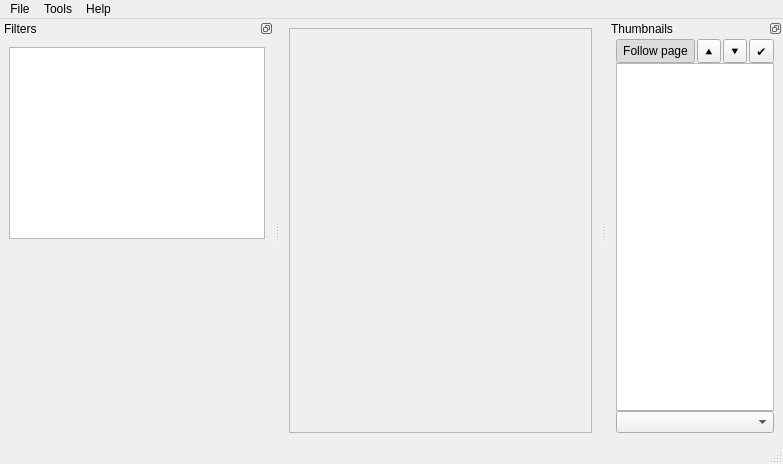
<?xml version="1.0" encoding="UTF-8"?>
<ui version="4.0">
 <class>MainWindow</class>
 <widget class="QMainWindow" name="MainWindow">
  <property name="geometry">
   <rect>
    <x>0</x>
    <y>0</y>
    <width>783</width>
    <height>464</height>
   </rect>
  </property>
  <property name="sizePolicy">
   <sizepolicy hsizetype="Preferred" vsizetype="Preferred">
    <horstretch>0</horstretch>
    <verstretch>0</verstretch>
   </sizepolicy>
  </property>
  <property name="windowTitle">
   <string>MainWindow</string>
  </property>
  <property name="styleSheet">
   <string notr="true"/>
  </property>
  <widget class="QWidget" name="centralwidget">
   <property name="sizePolicy">
    <sizepolicy hsizetype="Preferred" vsizetype="Preferred">
     <horstretch>0</horstretch>
     <verstretch>0</verstretch>
    </sizepolicy>
   </property>
   <property name="cursor">
    <cursorShape>ArrowCursor</cursorShape>
   </property>
   <layout class="QHBoxLayout" name="horizontalLayout">
    <item>
     <widget class="QFrame" name="imageViewFrame">
      <property name="sizePolicy">
       <sizepolicy hsizetype="Expanding" vsizetype="Expanding">
        <horstretch>1</horstretch>
        <verstretch>1</verstretch>
       </sizepolicy>
      </property>
      <property name="frameShape">
       <enum>QFrame::StyledPanel</enum>
      </property>
      <property name="frameShadow">
       <enum>QFrame::Sunken</enum>
      </property>
     </widget>
    </item>
   </layout>
  </widget>
  <widget class="QMenuBar" name="menubar">
   <property name="geometry">
    <rect>
     <x>0</x>
     <y>0</y>
     <width>783</width>
     <height>21</height>
    </rect>
   </property>
   <widget class="QMenu" name="menuDebug">
    <property name="title">
     <string>Tools</string>
    </property>
    <widget class="QMenu" name="menuUnits">
     <property name="title">
      <string>Units</string>
     </property>
     <addaction name="actionPixels"/>
     <addaction name="actionMilimeters"/>
     <addaction name="actionCentimetres"/>
     <addaction name="actionInches"/>
    </widget>
    <addaction name="actionFixDpi"/>
    <addaction name="actionRelinking"/>
    <addaction name="separator"/>
    <addaction name="actionDebug"/>
    <addaction name="separator"/>
    <addaction name="actionSettings"/>
    <addaction name="actionDefaults"/>
    <addaction name="separator"/>
    <addaction name="menuUnits"/>
   </widget>
   <widget class="QMenu" name="menuFile">
    <property name="title">
     <string>File</string>
    </property>
    <addaction name="actionNewProject"/>
    <addaction name="actionOpenProject"/>
    <addaction name="separator"/>
    <addaction name="actionSaveProject"/>
    <addaction name="actionSaveProjectAs"/>
    <addaction name="separator"/>
    <addaction name="actionCloseProject"/>
    <addaction name="separator"/>
    <addaction name="actionQuit"/>
   </widget>
   <widget class="QMenu" name="menuHelp">
    <property name="title">
     <string>Help</string>
    </property>
    <addaction name="actionAbout"/>
   </widget>
   <addaction name="menuFile"/>
   <addaction name="menuDebug"/>
   <addaction name="menuHelp"/>
  </widget>
  <widget class="QStatusBar" name="statusBar"/>
  <widget class="QDockWidget" name="thumbnailsDockWidget">
   <property name="features">
    <set>QDockWidget::DockWidgetFloatable|QDockWidget::DockWidgetMovable</set>
   </property>
   <property name="allowedAreas">
    <set>Qt::LeftDockWidgetArea|Qt::RightDockWidgetArea</set>
   </property>
   <property name="windowTitle">
    <string>Thumbnails</string>
   </property>
   <attribute name="dockWidgetArea">
    <number>2</number>
   </attribute>
   <widget class="QWidget" name="dockWidgetContents_2">
    <layout class="QVBoxLayout" name="verticalLayout_2">
     <property name="topMargin">
      <number>1</number>
     </property>
     <item>
      <layout class="QVBoxLayout" name="verticalLayout">
       <property name="spacing">
        <number>0</number>
       </property>
       <item>
        <layout class="QHBoxLayout" name="horizontalLayout_2">
         <property name="spacing">
          <number>2</number>
         </property>
         <item>
          <widget class="QToolButton" name="focusButton">
           <property name="sizePolicy">
            <sizepolicy hsizetype="Preferred" vsizetype="Preferred">
             <horstretch>0</horstretch>
             <verstretch>0</verstretch>
            </sizepolicy>
           </property>
           <property name="statusTip">
            <string>Keep current page in view.</string>
           </property>
           <property name="text">
            <string>Follow page</string>
           </property>
           <property name="checkable">
            <bool>true</bool>
           </property>
           <property name="checked">
            <bool>true</bool>
           </property>
          </widget>
         </item>
         <item>
          <widget class="QToolButton" name="prevPageBtn">
           <property name="sizePolicy">
            <sizepolicy hsizetype="Fixed" vsizetype="Preferred">
             <horstretch>0</horstretch>
             <verstretch>0</verstretch>
            </sizepolicy>
           </property>
           <property name="font">
            <font>
             <family>sta_thumbnail_panel_icons</family>
            </font>
           </property>
           <property name="toolTip">
            <string>Previous page.</string>
           </property>
           <property name="text">
            <string notr="true">⯅</string>
           </property>
          </widget>
         </item>
         <item>
          <widget class="QToolButton" name="nextPageBtn">
           <property name="sizePolicy">
            <sizepolicy hsizetype="Fixed" vsizetype="Preferred">
             <horstretch>0</horstretch>
             <verstretch>0</verstretch>
            </sizepolicy>
           </property>
           <property name="font">
            <font>
             <family>sta_thumbnail_panel_icons</family>
            </font>
           </property>
           <property name="toolTip">
            <string>Next page.</string>
           </property>
           <property name="text">
            <string notr="true">⯆</string>
           </property>
          </widget>
         </item>
         <item>
          <widget class="QToolButton" name="filterSelectedBtn">
           <property name="sizePolicy">
            <sizepolicy hsizetype="Fixed" vsizetype="Preferred">
             <horstretch>0</horstretch>
             <verstretch>0</verstretch>
            </sizepolicy>
           </property>
           <property name="font">
            <font>
             <family>sta_thumbnail_panel_icons</family>
            </font>
           </property>
           <property name="toolTip">
            <string>Filter selected pages only.</string>
           </property>
           <property name="text">
            <string notr="true">✔</string>
           </property>
           <property name="checkable">
            <bool>true</bool>
           </property>
          </widget>
         </item>
        </layout>
       </item>
       <item>
        <widget class="QGraphicsView" name="thumbView">
         <property name="sizePolicy">
          <sizepolicy hsizetype="Ignored" vsizetype="Expanding">
           <horstretch>1</horstretch>
           <verstretch>1</verstretch>
          </sizepolicy>
         </property>
         <property name="minimumSize">
          <size>
           <width>150</width>
           <height>0</height>
          </size>
         </property>
         <property name="maximumSize">
          <size>
           <width>16777215</width>
           <height>16777215</height>
          </size>
         </property>
         <property name="statusTip">
          <string>Use Home, End, PgUp/Q, PgDown/W to navigate between pages or Shift+PgUp/Q and Shift+PgDown/W to navigate between selected ones. Alt+Wheel - scale thumbnails.</string>
         </property>
         <property name="alignment">
          <set>Qt::AlignHCenter|Qt::AlignTop</set>
         </property>
        </widget>
       </item>
       <item>
        <widget class="QComboBox" name="sortOptions">
         <property name="sizeAdjustPolicy">
          <enum>QComboBox::AdjustToMinimumContentsLength</enum>
         </property>
        </widget>
       </item>
      </layout>
     </item>
    </layout>
   </widget>
  </widget>
  <widget class="QDockWidget" name="filterDockWidget">
   <property name="sizePolicy">
    <sizepolicy hsizetype="Preferred" vsizetype="Preferred">
     <horstretch>0</horstretch>
     <verstretch>0</verstretch>
    </sizepolicy>
   </property>
   <property name="minimumSize">
    <size>
     <width>274</width>
     <height>204</height>
    </size>
   </property>
   <property name="features">
    <set>QDockWidget::DockWidgetFloatable|QDockWidget::DockWidgetMovable</set>
   </property>
   <property name="allowedAreas">
    <set>Qt::LeftDockWidgetArea|Qt::RightDockWidgetArea</set>
   </property>
   <property name="windowTitle">
    <string>Filters</string>
   </property>
   <attribute name="dockWidgetArea">
    <number>1</number>
   </attribute>
   <widget class="QWidget" name="dockWidgetContents_5">
    <property name="sizePolicy">
     <sizepolicy hsizetype="Preferred" vsizetype="Preferred">
      <horstretch>0</horstretch>
      <verstretch>0</verstretch>
     </sizepolicy>
    </property>
    <layout class="QVBoxLayout" name="verticalLayout_3">
     <item>
      <widget class="StageListView" name="filterList">
       <property name="minimumSize">
        <size>
         <width>0</width>
         <height>0</height>
        </size>
       </property>
       <property name="maximumSize">
        <size>
         <width>16777215</width>
         <height>16777215</height>
        </size>
       </property>
       <property name="autoScroll">
        <bool>false</bool>
       </property>
       <property name="editTriggers">
        <set>QAbstractItemView::NoEditTriggers</set>
       </property>
       <property name="tabKeyNavigation">
        <bool>false</bool>
       </property>
       <property name="showDropIndicator" stdset="0">
        <bool>false</bool>
       </property>
       <property name="alternatingRowColors">
        <bool>true</bool>
       </property>
       <property name="selectionMode">
        <enum>QAbstractItemView::SingleSelection</enum>
       </property>
       <property name="selectionBehavior">
        <enum>QAbstractItemView::SelectRows</enum>
       </property>
       <property name="textElideMode">
        <enum>Qt::ElideNone</enum>
       </property>
       <property name="showGrid">
        <bool>false</bool>
       </property>
       <property name="wordWrap">
        <bool>false</bool>
       </property>
       <property name="cornerButtonEnabled">
        <bool>false</bool>
       </property>
      </widget>
     </item>
     <item>
      <widget class="QScrollArea" name="scrollArea">
       <property name="frameShape">
        <enum>QFrame::NoFrame</enum>
       </property>
       <property name="horizontalScrollBarPolicy">
        <enum>Qt::ScrollBarAlwaysOff</enum>
       </property>
       <property name="widgetResizable">
        <bool>true</bool>
       </property>
       <widget class="QWidget" name="scrollAreaWidgetContents">
        <property name="geometry">
         <rect>
          <x>0</x>
          <y>0</y>
          <width>256</width>
          <height>185</height>
         </rect>
        </property>
        <layout class="QVBoxLayout" name="verticalLayout_4">
         <property name="spacing">
          <number>0</number>
         </property>
         <property name="leftMargin">
          <number>0</number>
         </property>
         <property name="topMargin">
          <number>0</number>
         </property>
         <property name="rightMargin">
          <number>0</number>
         </property>
         <property name="bottomMargin">
          <number>0</number>
         </property>
         <item>
          <widget class="NonOwningWidget" name="filterOptions" native="true"/>
         </item>
        </layout>
       </widget>
      </widget>
     </item>
    </layout>
   </widget>
  </widget>
  <action name="actionDebug">
   <property name="checkable">
    <bool>true</bool>
   </property>
   <property name="checked">
    <bool>false</bool>
   </property>
   <property name="text">
    <string>Debug Mode</string>
   </property>
   <property name="shortcut">
    <string notr="true"/>
   </property>
  </action>
  <action name="actionSaveProject">
   <property name="text">
    <string>Save Project</string>
   </property>
   <property name="shortcut">
    <string notr="true">Ctrl+S</string>
   </property>
  </action>
  <action name="actionSaveProjectAs">
   <property name="text">
    <string>Save Project As ...</string>
   </property>
   <property name="shortcut">
    <string notr="true"/>
   </property>
  </action>
  <action name="actionNextPage">
   <property name="text">
    <string>Next Page</string>
   </property>
   <property name="shortcut">
    <string notr="true">PgDown</string>
   </property>
   <property name="autoRepeat">
    <bool>false</bool>
   </property>
  </action>
  <action name="actionPrevPage">
   <property name="text">
    <string>Previous Page</string>
   </property>
   <property name="shortcut">
    <string notr="true">PgUp</string>
   </property>
   <property name="autoRepeat">
    <bool>false</bool>
   </property>
  </action>
  <action name="actionNewProject">
   <property name="text">
    <string>New Project ...</string>
   </property>
   <property name="shortcut">
    <string notr="true">Ctrl+N</string>
   </property>
  </action>
  <action name="actionOpenProject">
   <property name="text">
    <string>Open Project ...</string>
   </property>
   <property name="shortcut">
    <string notr="true">Ctrl+O</string>
   </property>
  </action>
  <action name="actionPrevPageQ">
   <property name="text">
    <string>Previous Page</string>
   </property>
   <property name="shortcut">
    <string notr="true">Q</string>
   </property>
   <property name="autoRepeat">
    <bool>false</bool>
   </property>
  </action>
  <action name="actionNextPageW">
   <property name="text">
    <string>Next Page</string>
   </property>
   <property name="shortcut">
    <string notr="true">W</string>
   </property>
   <property name="autoRepeat">
    <bool>false</bool>
   </property>
  </action>
  <action name="actionCloseProject">
   <property name="text">
    <string>Close Project</string>
   </property>
   <property name="shortcut">
    <string notr="true">Ctrl+W</string>
   </property>
  </action>
  <action name="actionQuit">
   <property name="text">
    <string>Quit</string>
   </property>
   <property name="shortcut">
    <string notr="true">Ctrl+Q</string>
   </property>
  </action>
  <action name="actionSettings">
   <property name="text">
    <string>Settings ...</string>
   </property>
   <property name="shortcut">
    <string notr="true"/>
   </property>
  </action>
  <action name="actionFirstPage">
   <property name="text">
    <string>First Page</string>
   </property>
   <property name="shortcut">
    <string notr="true">Home</string>
   </property>
  </action>
  <action name="actionLastPage">
   <property name="text">
    <string>Last Page</string>
   </property>
   <property name="shortcut">
    <string notr="true">End</string>
   </property>
  </action>
  <action name="actionAbout">
   <property name="text">
    <string>About</string>
   </property>
   <property name="shortcut">
    <string notr="true"/>
   </property>
  </action>
  <action name="actionFixDpi">
   <property name="text">
    <string>Fix DPI ...</string>
   </property>
   <property name="shortcut">
    <string notr="true"/>
   </property>
  </action>
  <action name="actionRelinking">
   <property name="text">
    <string>Relinking ...</string>
   </property>
   <property name="shortcut">
    <string notr="true"/>
   </property>
  </action>
  <action name="actionSwitchFilter1">
   <property name="text">
    <string>Switch filter to orientation</string>
   </property>
   <property name="shortcut">
    <string notr="true">O</string>
   </property>
  </action>
  <action name="actionSwitchFilter2">
   <property name="text">
    <string>Switch filter to orientation</string>
   </property>
   <property name="toolTip">
    <string>Switch filter to split pages</string>
   </property>
   <property name="shortcut">
    <string notr="true">E</string>
   </property>
  </action>
  <action name="actionSwitchFilter3">
   <property name="text">
    <string>Switch filter to orientation</string>
   </property>
   <property name="toolTip">
    <string>Switch filter to deskew</string>
   </property>
   <property name="shortcut">
    <string notr="true">N</string>
   </property>
  </action>
  <action name="actionSwitchFilter4">
   <property name="text">
    <string>Switch filter to orientation</string>
   </property>
   <property name="toolTip">
    <string>Switch filter to select content</string>
   </property>
   <property name="shortcut">
    <string notr="true">V</string>
   </property>
  </action>
  <action name="actionSwitchFilter5">
   <property name="text">
    <string>Switch filter to orientation</string>
   </property>
   <property name="toolTip">
    <string>Switch filter to margins</string>
   </property>
   <property name="shortcut">
    <string notr="true">K</string>
   </property>
  </action>
  <action name="actionSwitchFilter6">
   <property name="text">
    <string>Switch filter to orientation</string>
   </property>
   <property name="toolTip">
    <string>Switch filter to output</string>
   </property>
   <property name="shortcut">
    <string notr="true">P</string>
   </property>
  </action>
  <action name="actionPixels">
   <property name="checkable">
    <bool>true</bool>
   </property>
   <property name="text">
    <string>Pixels</string>
   </property>
   <property name="shortcut">
    <string notr="true"/>
   </property>
   <property name="autoRepeat">
    <bool>false</bool>
   </property>
  </action>
  <action name="actionMilimeters">
   <property name="checkable">
    <bool>true</bool>
   </property>
   <property name="checked">
    <bool>false</bool>
   </property>
   <property name="text">
    <string>Millimetres</string>
   </property>
   <property name="shortcut">
    <string notr="true"/>
   </property>
   <property name="autoRepeat">
    <bool>false</bool>
   </property>
  </action>
  <action name="actionInches">
   <property name="checkable">
    <bool>true</bool>
   </property>
   <property name="text">
    <string>Inches</string>
   </property>
   <property name="shortcut">
    <string notr="true"/>
   </property>
   <property name="autoRepeat">
    <bool>false</bool>
   </property>
  </action>
  <action name="actionCentimetres">
   <property name="checkable">
    <bool>true</bool>
   </property>
   <property name="text">
    <string>Centimetres</string>
   </property>
   <property name="shortcut">
    <string notr="true"/>
   </property>
   <property name="autoRepeat">
    <bool>false</bool>
   </property>
  </action>
  <action name="actionDefaults">
   <property name="text">
    <string>Default parameters ...</string>
   </property>
   <property name="shortcut">
    <string notr="true"/>
   </property>
  </action>
  <action name="actionPrevSelectedPageQ">
   <property name="text">
    <string>Previous Selected Page</string>
   </property>
   <property name="toolTip">
    <string>Previous Selected Page</string>
   </property>
   <property name="shortcut">
    <string notr="true">Shift+Q</string>
   </property>
   <property name="autoRepeat">
    <bool>false</bool>
   </property>
  </action>
  <action name="actionNextSelectedPageW">
   <property name="text">
    <string>Next Selected Page</string>
   </property>
   <property name="toolTip">
    <string>Next Selected Page</string>
   </property>
   <property name="shortcut">
    <string notr="true">Shift+W</string>
   </property>
   <property name="autoRepeat">
    <bool>false</bool>
   </property>
  </action>
  <action name="actionNextSelectedPage">
   <property name="text">
    <string>Next Selected Page</string>
   </property>
   <property name="toolTip">
    <string>Next Selected Page</string>
   </property>
   <property name="shortcut">
    <string notr="true">Shift+PgDown</string>
   </property>
   <property name="autoRepeat">
    <bool>false</bool>
   </property>
  </action>
  <action name="actionPrevSelectedPage">
   <property name="text">
    <string>Previous Selected Page</string>
   </property>
   <property name="toolTip">
    <string>Previous Selected Page</string>
   </property>
   <property name="shortcut">
    <string notr="true">Shift+PgUp</string>
   </property>
   <property name="autoRepeat">
    <bool>false</bool>
   </property>
  </action>
 </widget>
 <customwidgets>
  <customwidget>
   <class>StageListView</class>
   <extends>QTableView</extends>
   <header>StageListView.h</header>
  </customwidget>
  <customwidget>
   <class>NonOwningWidget</class>
   <extends>QWidget</extends>
   <header>NonOwningWidget.h</header>
   <container>1</container>
  </customwidget>
 </customwidgets>
 <resources/>
 <connections/>
</ui>
